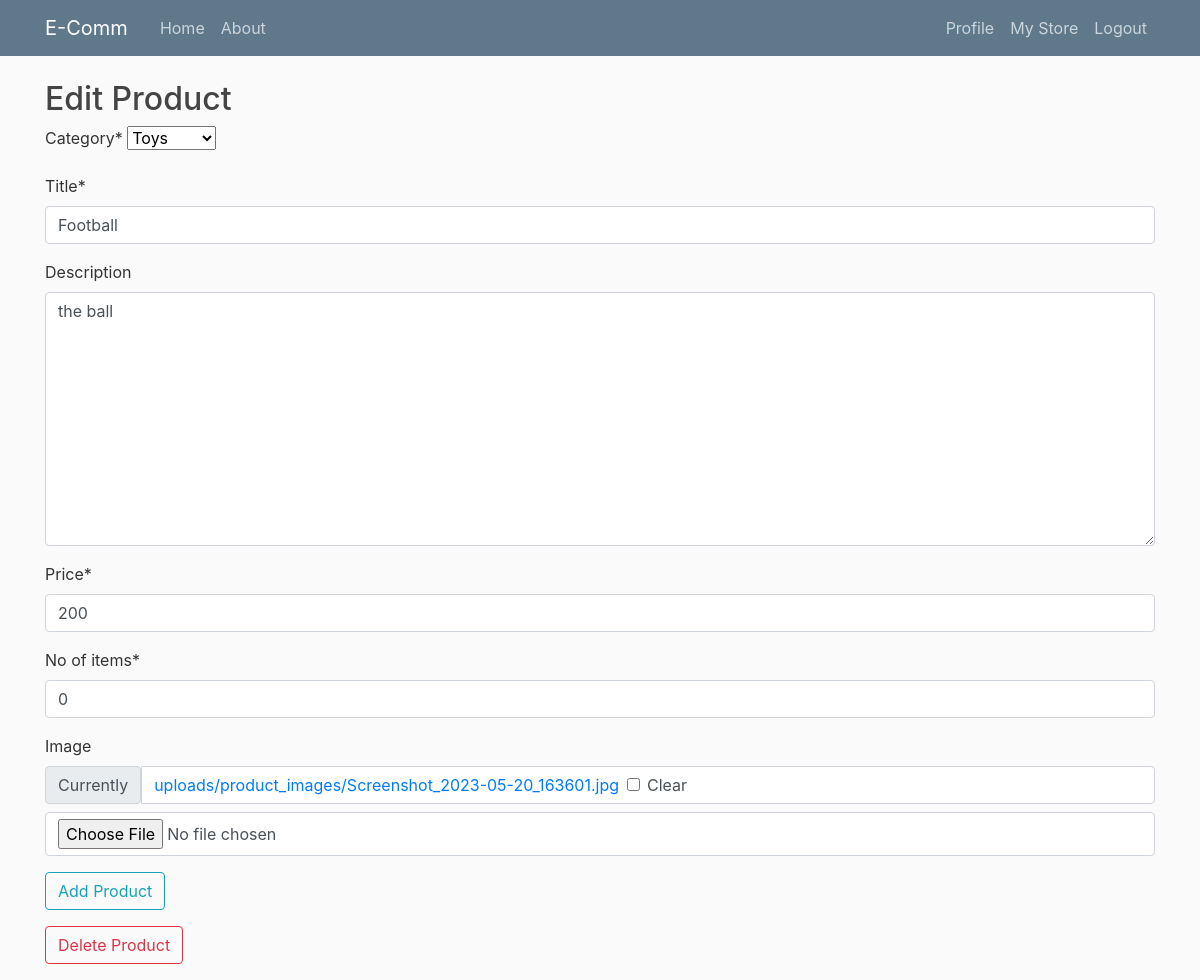
Page /my-store/edit-product/26/ (signed in) on the committed database.
### store/models.py (models this page shows, shortened)
class Product(models.Model):
    user = models.ForeignKey(User, related_name='products', on_delete=models.CASCADE)
    category = models.ForeignKey(Category, related_name='products', on_delete=models.CASCADE)
    title = models.CharField(max_length=50)
    slug = models.SlugField(max_length=50)
    description = models.TextField(blank=True)
    price = models.IntegerField()
    no_of_items = models.IntegerField(default=1)
    image = models.ImageField(upload_to='uploads/product_images/', blank=True, null=True)
    thumbnail = models.ImageField(upload_to='uploads/product_images/thumbnails/', blank=True, null=True)
    created_at = models.DateTimeField(auto_now_add=True)
    updated_at = models.DateTimeField(auto_now=True)
    class Meta:
        ordering = ('-created_at',)                   # sets the products in the order they were created

class Category(models.Model):
    title = models.CharField(max_length=50)
    slug = models.SlugField(max_length=50)              # slug is a short label for something containing only letters, _ or -. They are generally used in urls
    class Meta:
        verbose_name_plural = 'Categories'              # used to change the spelling of the model in the admin page
    def __str__(self):
        return self.title

### userprofile/views.py (the view)
# urls.py: path('my-store/edit-product/<int:pk>/', views.edit_product, name='edit_product'),
@login_required
def edit_product(request, pk):
    product = Product.objects.filter(user=request.user).get(pk=pk)
    if request.method == 'POST':
        form = ProductForm(request.POST, request.FILES, instance=product)
        if form.is_valid():
            form.save()
            messages.success(request, "The product was updated!")
            return redirect('my_store')
    else:
        form = ProductForm(instance=product)
        return render(request, 'userprofile/add_product.html', {'form':form,
                                                                'title':'Edit Product',
                                                                'product':product})

### store/forms.py
class ProductForm(forms.ModelForm):
    class Meta:
        model = Product
        fields = ('category', 'title', 'description', 'price', 'no_of_items', 'image', )

### store/context_processors.py (called while the page is built)
def cart(request):
    return {'cart':Cart(request)}

### userprofile/templates/userprofile/add_product.html (shortened to what this page needs)
{% extends 'core/base.html' %}
{% load crispy_forms_tags %}
{% block content %}
    <h2>{{ title }}</h2>
    <form method="post" enctype="multipart/form-data">
        {{ form|crispy }}
        <div class="form-group">
            <button class="btn btn-outline-info">Add Product</button>
        </div>
    </form>
    {% if product %}
        <a href="{% url 'delete_product' product.id %}" class="btn btn-outline-danger mb-3">Delete Product</a>
    {% endif %}
{% endblock content %}

### core/static/core/main.css (style rules this page uses)
body { background: #fafafa; color: #333333; margin-top: 5rem; }
h1, h2, h3, h4, h5, h6 { color: #444444; }

### rows in the picture
Product: category "Toys", description "the ball", price "200", no_of_items "0"
Category: title "Football"

### other values in the picture
{{ title }} "Edit Product"
